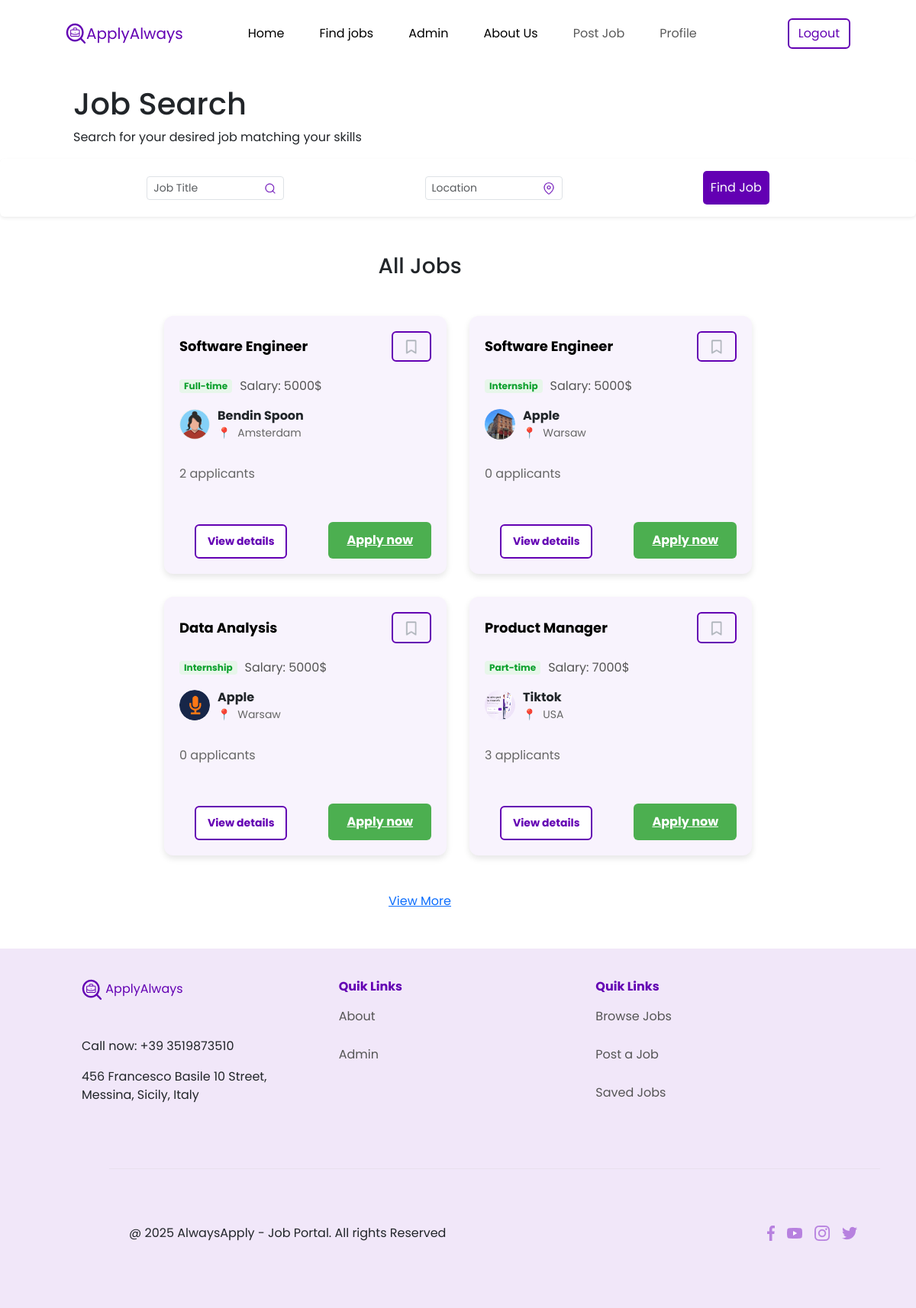
The app's page /jobs/all/ (signed in) with its own data.
### posts/models.py (models this page shows, shortened)
class JobPosting(models.Model):
    title = models.CharField(max_length=255)
    company = models.CharField(max_length=255)
    logo = models.ImageField(upload_to='company_logos/', blank=True, null=True)
    location = models.CharField(max_length=255)
    JOB_TYPES = [
        ('full_time', 'Full-time'),
        ('part_time', 'Part-time'),
        ('contract', 'Contract'),
        ('freelance', 'Freelance'),
        ('internship', 'Internship'),
    ]
    job_type = models.CharField(max_length=50, choices=JOB_TYPES)
    salary = models.CharField(max_length=100, blank=True, null=True)
    description = models.TextField()
    contact_email = models.EmailField()
    posted_at = models.DateTimeField(auto_now_add=True)
    saved_by = models.ManyToManyField(User, related_name='saved_jobs', blank=True)  # Tracks users who saved this job

### jobs/views.py (the view)
# urls.py: path("jobs/", include('jobs.urls', namespace='jobs')),
def jobs(request):
    jobs = JobPosting.objects.all()
    return render(request, "jobs/job_find.html", {'jobs':jobs})

### jobs/templates/jobs/job_find.html (shortened to what this page needs)
{% extends "base.html" %}
{% load static %}
{% block jobs_section %}
<section>
        <div class="mx-5 px-5"><h1>Job  Search</h1>
            <p>Search for your desired job matching your skills</p></div>
        <form method="get" action="{% url 'jobs:search_results' %}" class="d-flex bg-white p-3 rounded shadow-sm">
    <div class="form-group me-2">
        <div class="input-container">
            <input
                type="text"
                class="form-control form-control-sm"
                id="jobTitle"
                name="title"
                placeholder="Job Title"
                value="{{ request.GET.title }}"
            />
            <span class="input-icon">
            </span>
        </div>
    </div>
    <div class="form-group me-2">
        <div class="input-container">
            <input
                type="text"
                class="form-control form-control-sm"
                id="location"
                name="location"
                placeholder="Location"
                value="{{ request.GET.location }}"
            />
            <span class="input-icon">
            </span>
        </div>
    </div>
    <div class="form-group">
        <button type="submit" class="btn-search">Find Job</button>
    </div>
</form>
    </section>
    <section class="section-jobs">
    <h3 class="text-center m-5">All Jobs</h3>
    <div class="row row-card justify-content-center">
        {% for job in jobs %}
        <div class="job-card">
            <div class="job-header">
                <h3 class="job-title">{{ job.title }}</h3>
                {% if user.is_authenticated %}
                    <button class="btn btn-link">
                        {% if request.user in job.saved_by.all %}
                            <a href="{% url 'jobs:save_job' job.pk %}">
                                <img class="saved-icon" src="{% static 'images/icon/bookmark.png' %}" alt="Saved Icon">
                            </a>
                        {% else %}
                            <a href="{% url 'jobs:save_job' job.pk %}">
                                <img class="saved-icon" src="{% static 'images/icon/saved.png' %}" alt="Saved Icon">
                            </a>
                        {% endif %}
                    </button>
                {% else %}
                    <a href="#" class="btn " onclick="alert('Please log in or register to save jobs.');"><img class="saved-icon" src="{% static 'images/icon/saved.png' %}" alt="Saved Icon"></a>
                {% endif %}
            </div>
            <div class="job-info">
                <span class="job-type">{{ job.get_job_type_display }}</span>
                <span class="job-salary">Salary: {{ job.salary }}$</span>
            </div>
            <div class="company-info">
                <img src="{{ job.logo.url }}" alt="{{ job.company }} Logo" class="company-logo">
                <div>
                    <p class="company-name">{{ job.company }}</p>
                    <p class="company-location">
                        <span class="location-icon">📍</span> {{ job.location }}
                    </p>
                </div>
            </div>
            <div class="applicant-info">
                <div class="applicants">
                    <p class="applicant-count mt-3">
                        {{ job.applications.count }} applicants
                    </p>
                </div>
            </div>
            <div class="action-buttons">
                <a href="{% url 'jobs:job_detail' job.pk %}" class="details-btn btn">View details</a>
                {% if user.is_authenticated %}
                <a href="{% url 'jobs:apply_job' job.pk %}" class="apply-btn">Apply now</a>
                {% else %}
                    <a href="#" class="apply-btn" onclick="alert('Please log in or register to apply.');">Apply now</a>
                {% endif %}
            </div>
        </div>
        {% empty %}
        <p class="text-center">No jobs found.</p>
        {% endfor %}
    </div>
    <div class="text-center mt-5">
        <a href="#">View More</a>
    </div>
</section>
{% endblock %}

### static/css/style.css (style rules this page uses)
body, html { margin: 0; padding: 0; }
body { font-family: 'Poppins', sans-serif; overflow-x: hidden; }
.btn { color: #6300B3; border: 2px solid #6300B3; margin-left: 20px; }
.row { margin-left: 50px; margin-right: 50px; }
.form-control-sm { width: 250px; }
.d-flex { display: flex; align-items: center; justify-content: space-evenly; }
.d-flex .form-group { margin-bottom: 0; }
.d-flex .form-group input { width: 180px; }
.btn-search { background-color: #6300B3; color: #ffffff; border: none; border-radius: 5px 5px; padding: 10px; }
.input-container { position: relative; }
.input-container .form-control { padding-right: 30px; }
.input-container .input-icon { position: absolute; right: 10px; top: 50%; transform: translateY(-50%); pointer-events: none; }
.section-jobs { margin-right: 100px; }
.row-card { width: 100%; display: flex; flex-wrap: wrap; justify-content: center; gap: 30px; }
.job-card { background-color: #f8f3fd; border-radius: 12px; padding: 20px; width: 370px; box-shadow: 0 4px 8px rgba(0, 0, 0, 0.1); margin: 0; }
.job-title { font-size: 12px; font-weight: bold; margin: 0 0 10px; color: #000; }
.job-info { display: flex; justify-content: start; align-items: center; gap: 10px; margin-bottom: 15px; }
.job-type { font-size: 12px; font-weight: bold; color: #0BA02C; background-color: #E7F6EA; padding: 2px 6px; border-radius: 4px; white-space: nowrap; display: inline-block; line-height: 1.2; }
.job-salary { color: #555; }
.company-info { display: flex; align-items: center; gap: 10px; margin-bottom: 15px; }
.company-logo { width: 40px; height: 40px; border-radius: 50%; }
.company-name { font-weight: bold; margin: 0; }
.company-location { font-size: 14px; color: #666; margin: 0; }
.location-icon { margin-right: 5px; }
.applicant-info { display: flex; align-items: center; gap: 10px; margin-bottom: 15px; }
.applicants { display: flex; gap: -10px; }
.applicant-count { color: #666; }
.action-buttons { display: flex; justify-content: space-between; }
.details-btn, .apply-btn { padding: 10px 15px; margin-top: auto; font-size: 14px; font-weight: bold; border-radius: 6px; border: none; cursor: pointer; }
.details-btn { background-color: #fff; color: #6300B3; border: 2px solid #6300B3; }
.apply-btn { background-color: #6300B3; color: #fff; }
.saved-icon { width: 20px; }
.job-header { display: flex; align-items: center; justify-content: space-between; margin-bottom: 20px; }
.job-title { font-size: 18px; margin: 0; }
.saved-icon { width: 24px; height: 24px; }
.apply-btn, .submit-btn { background-color: #4CAF50; color: white; border: none; padding: 12px 24px; font-size: 16px; cursor: pointer; display: inline-block; margin-top: 20px; text-align: center; }

### records on screen
JobPosting: title "Software Engineer", job_type "Full-time", salary "5000", logo (picture), company "Bendin Spoon", location "Amsterdam", applications.count "2"
JobPosting: title "Software Engineer", job_type "Internship", salary "5000", logo (picture), company "Apple", location "Warsaw", applications.count "0"
JobPosting: title "Data Analysis", job_type "Internship", salary "5000", logo (picture), company "Apple", location "Warsaw", applications.count "0"
JobPosting: title "Product Manager", job_type "Part-time", salary "7000", logo (picture), company "Tiktok", location "USA", applications.count "3"
